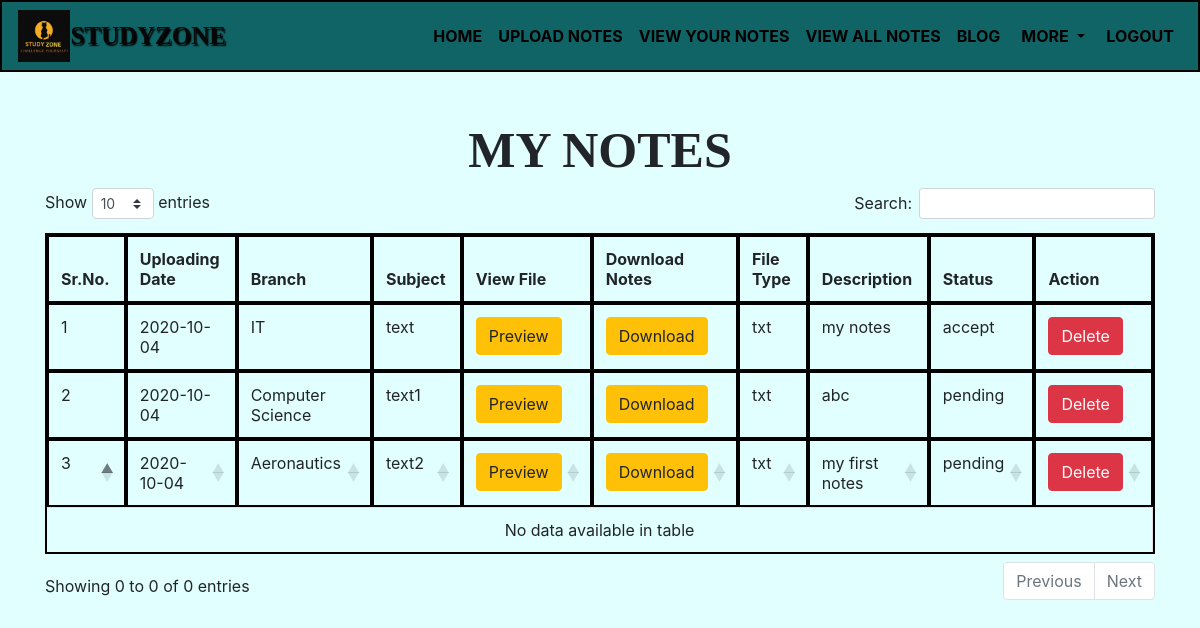
Page /view_mynotes (signed in) on the committed database.
### notes/models.py (models this page shows, shortened)
class Notes(models.Model):
    user=models.ForeignKey(User,on_delete=models.CASCADE)
    uploadingdate=models.CharField(max_length=30)
    branch=models.CharField(max_length=30)
    subject=models.CharField(max_length=30)
    notesfile=models.FileField(null=True)
    filetype=models.CharField(max_length=30)
    description=models.CharField(max_length=200,null=True)
    status=models.CharField(max_length=15)

### notes/views.py (the view)
# urls.py: path('view_mynotes', view_mynotes, name='view_mynotes'),
def view_mynotes(request):
    if not request.user.is_authenticated:
        return redirect('login')
    user = User.objects.get(id=request.user.id)
    notes = Notes.objects.filter(user=user)
    d = {'notes': notes}
    return render(request, 'view_mynotes.html', d)

### notes/templates/view_mynotes.html (shortened to what this page needs)
{% extends 'user_nav.html' %}
{% block body %}
{% load static%}
<link rel="stylesheet" href="https://cdnjs.cloudflare.com/ajax/libs/twitter-bootstrap/4.5.2/css/bootstrap.css">
<link rel="stylesheet" href="https://cdn.datatables.net/1.10.22/css/dataTables.bootstrap4.min.css">
<body id="bodycss">
    <div class="container mt-5">
        <h2 class="text-center"
            style="font-family:'Times New Roman', Times, serif; font-size: 50px;font-weight;"><b>MY NOTES</b>
        </h2>
        <div class="my_notes">
        <table class="table table-bordered" id="example" style="border: 2px solid black;">
            <thead>
                <tr style="text-align: center;">
                    <th style="border: 2px solid black;">Sr.No.</th>
                    <th style="border: 2px solid black;">Uploading Date</th>
                    <th style="border: 2px solid black;">Branch</th>
                    <th style="border: 2px solid black;">Subject</th>
                    <th style="border: 2px solid black;">View File</th>
                    <th style="border: 2px solid black;">Download Notes</th>
                    <th style="border: 2px solid black;">File Type</th>
                    <th style="border: 2px solid black;">Description</th>
                    <th style="border: 2px solid black;">Status</th>
                    <th style="border: 2px solid black;">Action</th>
                </tr>
                {% for i in notes %}
                <tr style="text-align: center;">
                    <td style="border: 2px solid black;">{{forloop.counter}}</td>
                    <td style="border: 2px solid black;">{{i.uploadingdate}}</td>
                    <td style="border: 2px solid black;">{{i.branch}}</td>
                    <td style="border: 2px solid black;">{{i.subject}}</td>
                    <td style="border: 2px solid black;"><a class="btn btn-warning" href="{{i.notesfile.url}}">Preview</a></td>
                    <td style="border: 2px solid black;"><a class="btn btn-warning" href="{{i.notesfile.url}}" download>Download</a></td>
                    <td style="border: 2px solid black;">{{i.filetype}}</td>
                    <td style="border: 2px solid black;">{{i.description}}</td>
                    <td style="border: 2px solid black;">{{i.status}}</td>
                    <td style="border: 2px solid black;"><a class="btn btn-danger" href="{% url 'delete_mynotes' i.id %}"
                            onclick="return confirm('Do you want to delete?')">Delete</a></td>
                </tr>
                {% endfor %}
            </thead>
        </table>
        </div>
    </div>
</body>
{% endblock %}

### notes/templates/view_mynotes.html (style rules this page uses)
#bodycss { background-color: rgb(225, 255, 255); }
.my_notes { overflow: auto; }

### rows in the picture
Notes: uploadingdate "2020-10-04", branch "IT", subject "text", filetype "txt", description "my notes", status "accept"
Notes: uploadingdate "2020-10-04", branch "Computer Science", subject "text1", filetype "txt", description "abc", status "pending"
Notes: uploadingdate "2020-10-04", branch "Aeronautics", subject "text2", filetype "txt", description "my first notes", status "pending"
